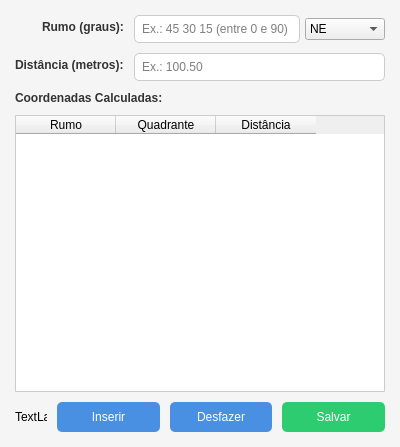
<?xml version="1.0" encoding="UTF-8"?>
<ui version="4.0">
 <class>RumoDialog</class>
 <widget class="QDialog" name="RumoDialog">
  <property name="geometry">
   <rect>
    <x>0</x>
    <y>0</y>
    <width>400</width>
    <height>447</height>
   </rect>
  </property>
  <property name="windowTitle">
   <string>Desenhar por Rumo e Distância</string>
  </property>
  <property name="styleSheet">
   <string>
    QDialog {
        background-color: #f5f5f5;
    }
    QLineEdit {
        border: 1px solid #cccccc;
        border-radius: 5px;
        padding: 5px;
        background-color: #ffffff;
    }
    QLineEdit:focus {
        border-color: #4a90e2;
    }
    QPushButton {
        background-color: #4a90e2;
        color: white;
        border: none;
        border-radius: 5px;
        padding: 8px;
        min-width: 80px;
    }
    QPushButton:hover {
        background-color: #357abd;
    }
    QTableWidget {
        border: 1px solid #cccccc;
        border-radius: 1px;
        background-color: #ffffff;
        alternate-background-color: #f0f0f0;
    }
    QTableWidget::item {
        padding: 1px;
    }
    QPushButton#salvarButton {
        background-color: #2ecc71;
    }
    QPushButton#salvarButton:hover {
        background-color: #27ae60;
    }
   </string>
  </property>
  <layout class="QVBoxLayout" name="verticalLayout">
   <property name="spacing">
    <number>10</number>
   </property>
   <property name="leftMargin">
    <number>15</number>
   </property>
   <property name="topMargin">
    <number>15</number>
   </property>
   <property name="rightMargin">
    <number>15</number>
   </property>
   <property name="bottomMargin">
    <number>15</number>
   </property>
   <item>
    <layout class="QFormLayout" name="formLayout">
     <property name="fieldGrowthPolicy">
      <enum>QFormLayout::ExpandingFieldsGrow</enum>
     </property>
     <property name="labelAlignment">
      <set>Qt::AlignRight|Qt::AlignTrailing|Qt::AlignVCenter</set>
     </property>
     <property name="verticalSpacing">
      <number>10</number>
     </property>
     <item row="0" column="0">
      <widget class="QLabel" name="labelRumo">
       <property name="styleSheet">
        <string>color: #333333; font-weight: bold;</string>
       </property>
       <property name="text">
        <string>Rumo (graus):</string>
       </property>
      </widget>
     </item>
     <item row="0" column="1">
      <layout class="QHBoxLayout" name="rumoLayout">
       <property name="spacing">
        <number>5</number>
       </property>
       <item>
        <widget class="QLineEdit" name="rumoInput">
         <property name="toolTip">
          <string>Informe o rumo em graus (0 a 90)</string>
         </property>
         <property name="placeholderText">
          <string>Ex.: 45 30 15 (entre 0 e 90)</string>
         </property>
        </widget>
       </item>
       <item>
        <widget class="QComboBox" name="quadranteCombo">
         <property name="minimumSize">
          <size>
           <width>80</width>
           <height>0</height>
          </size>
         </property>
         <property name="toolTip">
          <string>Selecione o quadrante</string>
         </property>
         <item>
          <property name="text">
           <string>NE</string>
          </property>
         </item>
         <item>
          <property name="text">
           <string>SE</string>
          </property>
         </item>
         <item>
          <property name="text">
           <string>SW</string>
          </property>
         </item>
         <item>
          <property name="text">
           <string>NW</string>
          </property>
         </item>
        </widget>
       </item>
      </layout>
     </item>
     <item row="1" column="0">
      <widget class="QLabel" name="labelDistancia">
       <property name="styleSheet">
        <string>color: #333333; font-weight: bold;</string>
       </property>
       <property name="text">
        <string>Distância (metros):</string>
       </property>
      </widget>
     </item>
     <item row="1" column="1">
      <widget class="QLineEdit" name="distanciaInput">
       <property name="toolTip">
        <string>Informe a distância em metros</string>
       </property>
       <property name="placeholderText">
        <string>Ex.: 100.50</string>
       </property>
      </widget>
     </item>
    </layout>
   </item>
   <item>
    <widget class="QLabel" name="labelCoordenadas">
     <property name="styleSheet">
      <string>color: #333333; font-weight: bold;</string>
     </property>
     <property name="text">
      <string>Coordenadas Calculadas:</string>
     </property>
    </widget>
   </item>
   <item>
    <widget class="QTableWidget" name="coordenadasTable">
     <property name="toolTip">
      <string>Coordenadas dos pontos inseridos. Clique duas vezes para editar um valor.</string>
     </property>
     <property name="frameShape">
      <enum>QFrame::NoFrame</enum>
     </property>
     <property name="frameShadow">
      <enum>QFrame::Plain</enum>
     </property>
     <property name="alternatingRowColors">
      <bool>true</bool>
     </property>
     <property name="columnCount">
      <number>3</number>
     </property>
     <column>
      <property name="text">
       <string>Rumo</string>
      </property>
      <property name="width">
       <number>140</number>
      </property>
     </column>
     <column>
      <property name="text">
       <string>Quadrante</string>
      </property>
      <property name="width">
       <number>100</number>
      </property>
     </column>
     <column>
      <property name="text">
       <string>Distância</string>
      </property>
      <property name="width">
       <number>126</number>
      </property>
     </column>
    </widget>
   </item>
   <item>
    <layout class="QHBoxLayout" name="horizontalLayout">
     <property name="spacing">
      <number>10</number>
     </property>
     <item>
      <widget class="QLabel" name="icon">
       <property name="sizePolicy">
        <sizepolicy hsizetype="Preferred" vsizetype="Preferred">
         <horstretch>0</horstretch>
         <verstretch>0</verstretch>
        </sizepolicy>
       </property>
       <property name="maximumSize">
        <size>
         <width>32</width>
         <height>32</height>
        </size>
       </property>
       <property name="text">
        <string>TextLabel</string>
       </property>
      </widget>
     </item>
     <item>
      <widget class="QPushButton" name="inserirButton">
       <property name="toolTip">
        <string>Adicionar segmento ao traçado</string>
       </property>
       <property name="text">
        <string>Inserir</string>
       </property>
       <property name="icon">
        <iconset>
         <normaloff>:/plugins/icons/add.png</normaloff>:/plugins/icons/add.png</iconset>
       </property>
      </widget>
     </item>
     <item>
      <widget class="QPushButton" name="desfazerButton">
       <property name="toolTip">
        <string>Remover o último segmento</string>
       </property>
       <property name="text">
        <string>Desfazer</string>
       </property>
       <property name="icon">
        <iconset>
         <normaloff>:/plugins/icons/undo.png</normaloff>:/plugins/icons/undo.png</iconset>
       </property>
      </widget>
     </item>
     <item>
      <widget class="QPushButton" name="salvarButton">
       <property name="toolTip">
        <string>Salvar o traçado no mapa</string>
       </property>
       <property name="text">
        <string>Salvar</string>
       </property>
       <property name="icon">
        <iconset>
         <normaloff>:/plugins/icons/save.png</normaloff>:/plugins/icons/save.png</iconset>
       </property>
      </widget>
     </item>
    </layout>
   </item>
  </layout>
 </widget>
 <resources/>
 <connections/>
</ui>
